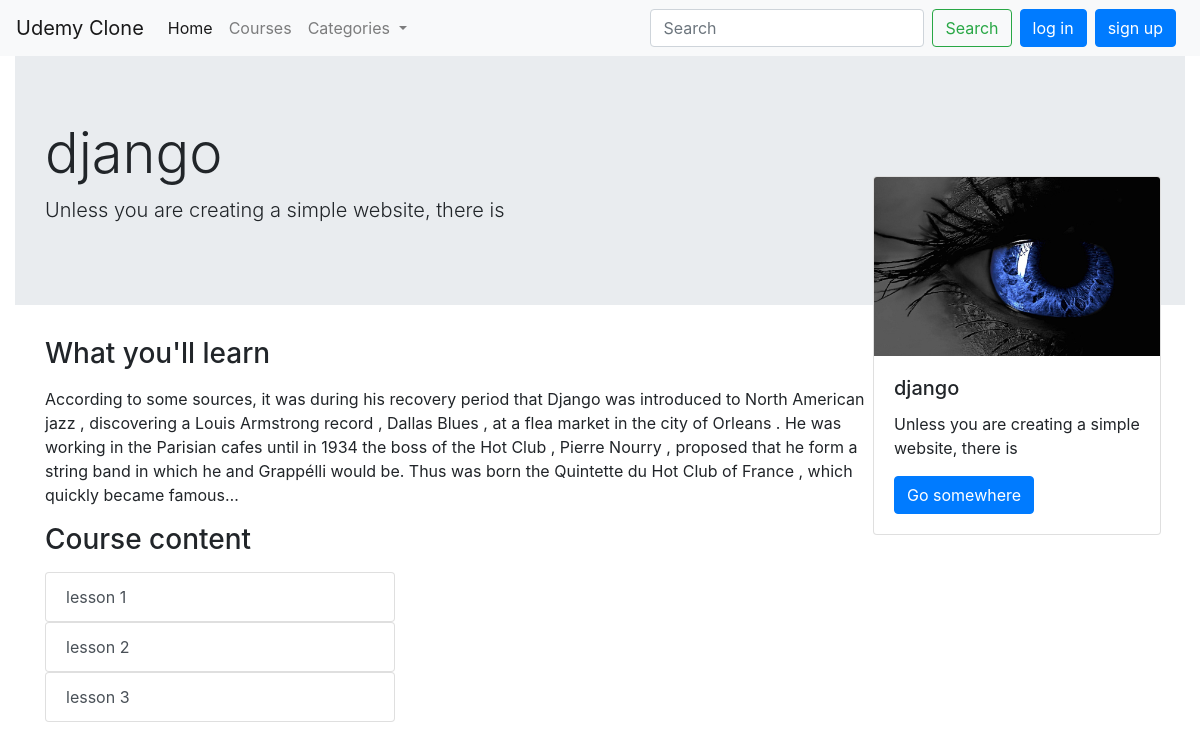
/course/coursehome1, run on the app's committed database.
### course/models.py (models this page shows, shortened)
class Course(models.Model):
    sno = models.AutoField(primary_key=True)
    title = models.CharField(max_length=50, default="")
    price = models.FloatField( )
    desc = models.CharField(max_length=50, default="")
    content = models.TextField(default="")
    image = models.ImageField()

class CourseLesson(models.Model):
    sno = models.AutoField(primary_key= True)
    lesson_name = models.CharField(max_length=50)
    lesson_model = models.ForeignKey(Course, on_delete=models.CASCADE)
    class Meta:
        db_table='lesson_name'

### course/views.py (the view)
# urls.py: path('coursehome<str:slug>', views.coursehome, name='coursehome-detail')
def coursehome(request,slug):
    course = Course.objects.get(sno =slug)
    course_lessons = CourseLesson.objects.filter(lesson_model = course)
    videos = Video.objects.filter(video_course  = course)
    print(videos)
    context  ={'course': course, 'course_lessons' : course_lessons , 'videos': videos }
    return render(request, 'course/coursehome.html', context)

### course/models.py (called while the page is built)
    def __str__(self) :
        return self.video_name

### templates/course/coursehome.html (shortened to what this page needs)
{% extends 'base.html' %}
{% block body %}
<div class="container-fluid">
    <div class="jumbotron jumbotron-fluid">
        <div class="container">
            <h1 class="display-4">{{course.title}}</h1>
            <p class="lead">{{course.desc}}</p>
        </div>
    </div>
    <div class="card mr-4" style="width: 18rem; margin-top: -161px; position: relative;
      float: right">
        <img src={{course.image.url}} class="card-img-top" alt="...">
        <div class="card-body">
            <h5 class="card-title">{{course.title}}</h5>
            <p class="card-text">{{course.desc}}</p>
            <a href="#" class="btn btn-primary">Go somewhere</a>
        </div>
    </div>
</div>
<div class="container pr-3 ">
    <div class="my-3">
        <h3>What you'll learn</h3>
        <p class="  my-3">{{course.content|truncatechars:455}}</p>
        <div class="my-3">
            <h3 class="my-3">Course content</h3>
            <div class="row">
                {% for course_lesson in course_lessons %}
                <div class="col-4">
                    <div class="list-group" id="list-tab{{course_lesson.sno}}" role="tablist">
                        <a class="list-group-item list-group-item-action  " id="list-profile-list{{course_lesson.sno}}" data-toggle="list"
                            href="#list-profile{{course_lesson.sno}}" role="tab" aria-controls="profile{{course_lesson.sno}}">{{course_lesson.lesson_name}}</a>
                    </div>
                </div>
                <div class="col-8">
                </div>
               {% endfor %}
            </div>
        </div>
    </div>
</div>
{% endblock body %}

### data on the page
Course: title "django", desc "Unless you are creating a simple website, there is", image (picture), content "According to some sources, it was during his recovery period that Django was introduced to North American jazz , discovering a Louis Armstrong record , Dallas Blues , at a flea market in the city of Orleans . He was working in the Parisian cafes until in 1934 the boss of the Hot Club , Pierre Nourry , proposed that he form a string band in which he and Grappélli would be. Thus was born the Quintette du Hot Club of France , which quickly became famous…"
CourseLesson: lesson_name "lesson 1"
CourseLesson: lesson_name "lesson 2"
CourseLesson: lesson_name "lesson 3"
